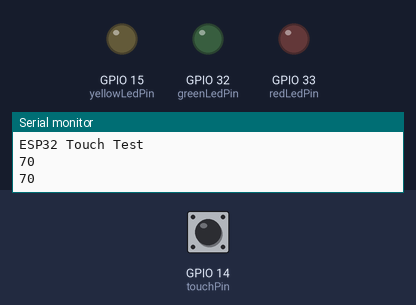
A sketch run on a simulated ESP32. Parts: output pins drawn as LEDs (lit = HIGH), the last lines printed to the serial monitor. The test bench sets the inputs (shaded band); at power-on: GPIO 14 (touchPin) HIGH.

Above: at 2.2 s.
2.3 s: GPIO 14 (touchPin) pulled LOW for 1 s
At 4.8 s:
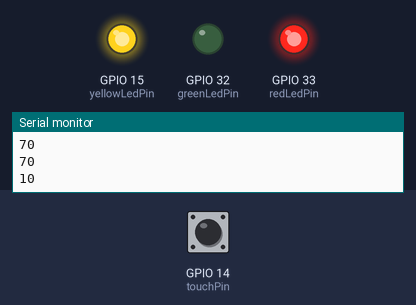
At 5.9 s:
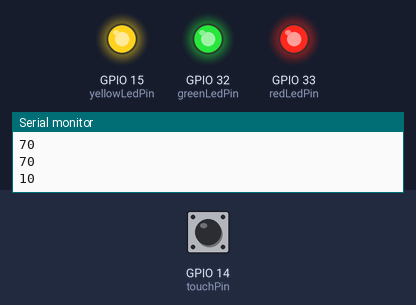
12.5 s: GPIO 14 (touchPin) pulled LOW for 0.6 s
At 13.8 s:
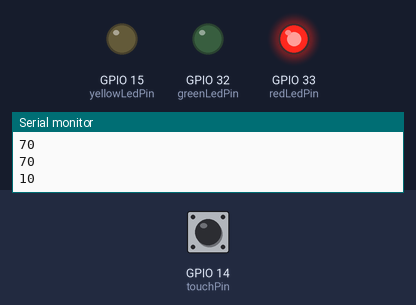
Timing chart, 0 to 18.5 s (numbered marks = the images above; inputs shaded):
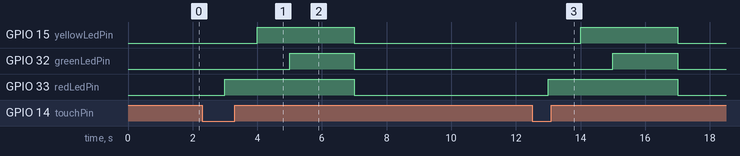

The sketch:

adafruit_touch.ino
```cpp
int touchPin = 14;
int redLedPin = 33;
int yellowLedPin = 15;
int greenLedPin = 32;

void setup()
{
  Serial.begin(19200);
  delay(1000); // give me time to bring up serial monitor
  Serial.println("ESP32 Touch Test");

  pinMode(redLedPin, OUTPUT);
  pinMode(yellowLedPin, OUTPUT);
  pinMode(greenLedPin, OUTPUT);
}

void loop()
{
  Serial.println(touchRead(14)); // get value of Touch 0 pin = GPIO 4

  if (isTouch())
  {
    hasTouch();
  }
  else
  {
    resetLed();
  }

  delay(1000);
}

bool isTouch()
{
  return touchRead(14) < 40;
}

void hasTouch()
{
  digitalWrite(redLedPin, HIGH);
  delay(1000);
  digitalWrite(yellowLedPin, HIGH);
  delay(1000);
  digitalWrite(greenLedPin, HIGH);
  delay(1000);
}

void resetLed()
{
  digitalWrite(redLedPin, LOW);
  digitalWrite(yellowLedPin, LOW);
  digitalWrite(greenLedPin, LOW);
}
```

Measured:
- after the input at 2.3 s, GPIO 15 (yellowLedPin): LOW → HIGH after 1.7 s, → LOW 3.0 s later; GPIO 32 (greenLedPin): LOW → HIGH after 2.7 s, → LOW 2.0 s later; GPIO 33 (redLedPin): LOW → HIGH after 0.70 s, → LOW 4.0 s later
- after the input at 12.5 s, GPIO 15 (yellowLedPin): LOW → HIGH after 1.5 s, → LOW 3.0 s later; GPIO 32 (greenLedPin): LOW → HIGH after 2.5 s, → LOW 2.0 s later; GPIO 33 (redLedPin): LOW → HIGH after 0.50 s, → LOW 4.0 s later
